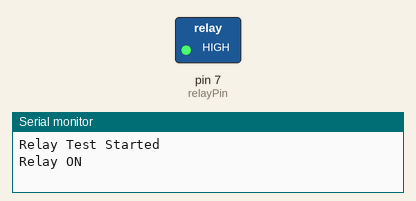
A sketch run on a simulated Arduino Uno, built with avr-gcc and run on an emulated ATmega328P. Shown: switched loads named in the sketch (green lamp = pin HIGH), the last lines printed to the serial monitor.

Above: at 1.0 s.
At 3.0 s:
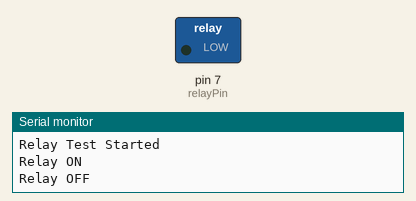
Timing chart, 0 to 5.2 s (numbered marks = the images above):
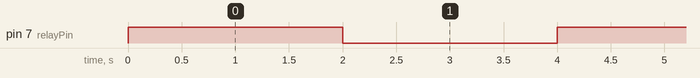

The sketch:

relay.ino
```cpp
int relayPin = 7;

void setup() {
  Serial.begin(115200);      // Start Serial Monitor
  pinMode(relayPin, OUTPUT);

  Serial.println("Relay Test Started");
}

void loop() {
  Serial.println("Relay ON");
  digitalWrite(relayPin, HIGH);
  delay(2000);

  Serial.println("Relay OFF");
  digitalWrite(relayPin, LOW);
  delay(2000);
}
```

Measured:
- by itself, pin 7 (relayPin): alternates HIGH for 2.0 s and LOW for 2.0 s
